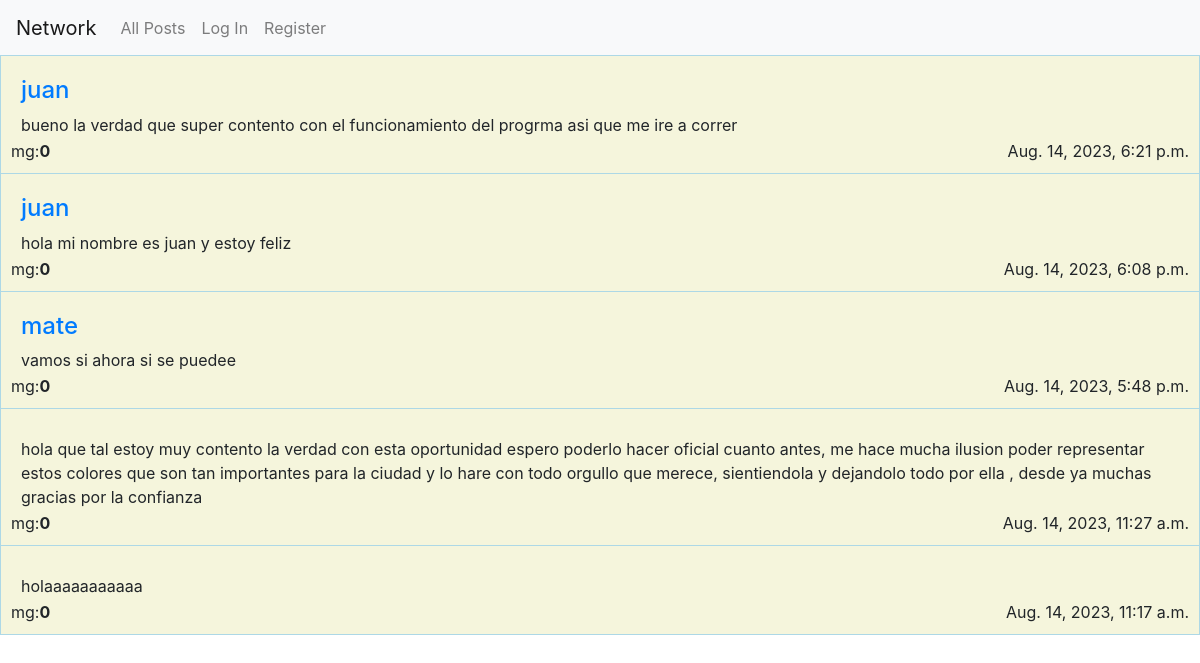
The app's page /, older data.
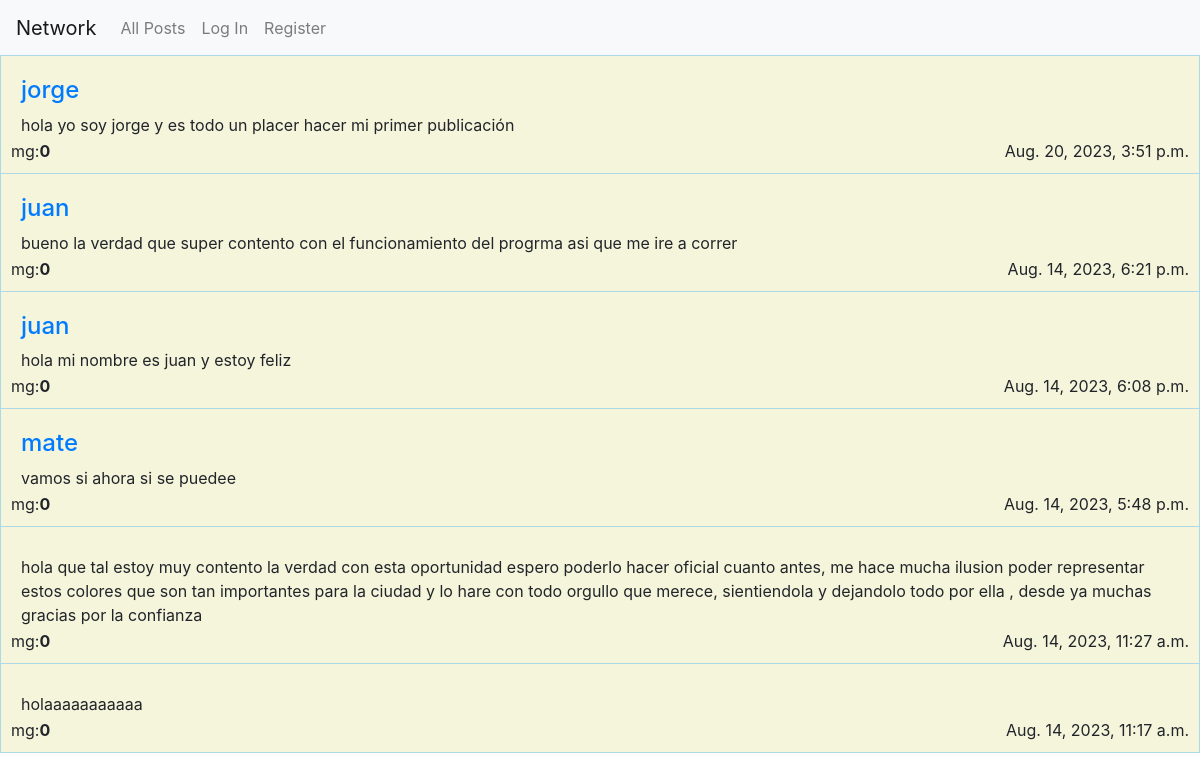
The same page, newer data.
### network/models.py (models this page shows, shortened)
class Post(models.Model):
    id_user = models.ForeignKey(User, on_delete=models.SET_NULL, null=True, default=None)
    content = models.CharField(max_length=10000)
    date = models.DateTimeField(auto_now_add=True)
    mg = models.IntegerField(default=0)

class User(AbstractUser):
    pass

### network/views.py (the view)
# urls.py: path("", views.index, name="index"),
def index(request):
    posts = Post.objects.all()
    posts_order = sorted(posts, key=lambda x: x.date, reverse=True)
    return render(request, "network/index.html", {
        "posts": posts_order
    })

### network/templates/network/index.html
{% extends "network/layout.html" %}
{% load static %}
{% block body %}
    {% for post in posts%}
    <div class="post_index">
        <h4> <a href="user/{{post.id_user.id}}"> {{post.id_user.username}}</a></h4>
        <p>{{post.content}} </p>
        <p class="date">{{post.date}} </p>
        <p class="mg">mg:<b>{{post.mg}}</b>  </p>
    </div>
    {% endfor %}
{% endblock %}

Row changes from the older to the newer data that the page shows:
added Post: id_user.username "jorge", content "hola yo soy jorge y es todo un placer hacer mi primer publicación", date "Aug. 20, 2023, 3:51 p.m.", mg "0"
